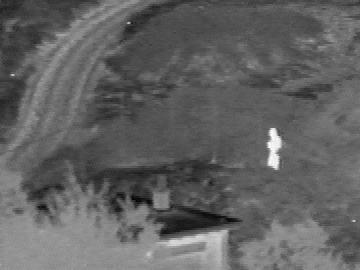
#> input picture images/ir/1.png, 360 x 270 px, found by its file name; its folder holds only this picture in this run
$ python cal_vsm.py
#> lines starting #> are read from the running program, lines starting #| are printed output that depends on the picture
# To generate the weight map in the dataset
import PIL.Image as Image
import numpy as np
import os

# where to generate
ir_dir = r'.\TNO_RoadScene64\Ir'
vis_dir = r'.\TNO_RoadScene64\Vis'
save_dir = r'.\TNO_RoadScene64\W'

name_list = os.listdir(ir_dir)


def calhis(img):
    ret = np.zeros(256, int)
    for i in range(img.shape[0]):
        for j in range(img.shape[1]):
            ret[img[i][j]] += 1
    return ret
def sal(his):
    ret = np.zeros(256, int)
    for i in range(256):
        for j in range(256):
            ret[i] += np.abs(j-i)*his[j]
    return ret

def vsm(img):
    his = np.zeros(256, int)
    for i in range(img.shape[0]):
        for j in range(img.shape[1]):
            his[img[i][j]] += 1
    sal = np.zeros(256, int)
    for i in range(256):
        for j in range(256):
            sal[i] += np.abs(j-i)*his[j]
    map = np.zeros_like(img, int)
    for i in range(256):
        map[np.where(img == i)] = sal[i]
    if map.max()==0:
        return np.zeros_like(img, int)
    return map / (map.max())


def softmax(map1, map2, c):
    exp_x1 = np.exp(map1*c)
    exp_x2 = np.exp(map2*c)
    exp_sum = exp_x1 + exp_x2
    map1 = exp_x1/exp_sum
    map2 = exp_x2/exp_sum
    return map1, map2

for file_name in name_list:
    print(file_name)
    name = file_name.split('.')[0]
    if os.path.isfile(os.path.join(save_dir, name + '.npy')):
        continue
    ir_path = os.path.join(ir_dir, file_name)
    vis_path = os.path.join(vis_dir, file_name)
    img_ir = np.asarray(Image.open(ir_path).convert('L'))
#> img_ir is the input picture: shape (270, 360); min 0, max 255, mean 97.8
    img_vis = np.asarray(Image.open(vis_path).convert('L'))
    map1 = vsm(img_ir)
#> after the loop in vsm, `for i in range(256):`:
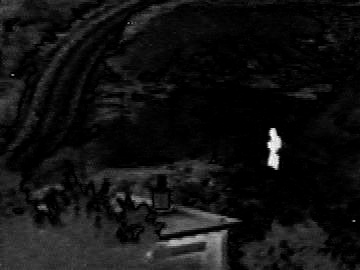
#> map: shape (270, 360) int64; min 2078546, max 15280356, mean 3019932.5; drawn with min black and max white
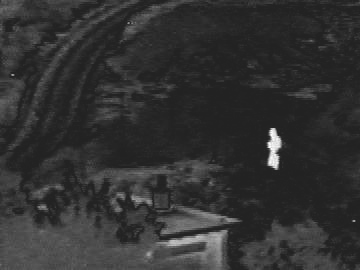
#> map1: shape (270, 360) float64; min 0.136, max 1, mean 0.198
    map2 = vsm(img_vis)
    # Linear transform
    # w1 = 0.5 + 0.5*(map1 - map2)
    # w2 = 0.5 + 0.5*(map2 - map1)

    # Softmax
    w1, w2 = softmax(map1, map2, c=5)
#> in softmax, `exp_x1 = np.exp(map1*c)`:
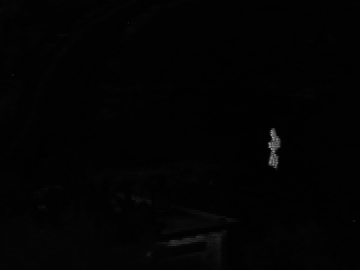
#> exp_x1: shape (270, 360) float64; min 1.97, max 148.4, mean 3.2
#> in softmax, `map1 = exp_x1/exp_sum`: map1: shape (270, 360) float64; every value is 0.5

    w_list = np.stack([w1, w2], 0).astype(np.float16)
    # Save the weight map
    np.save(os.path.join(save_dir, name + '.npy'), w_list)

$ run again, on images/ir/13.png
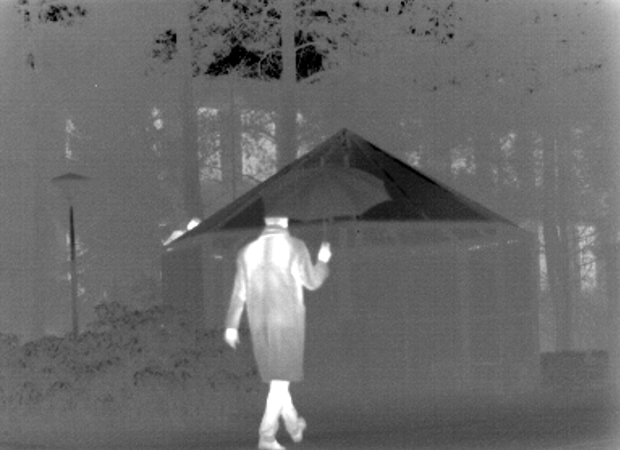
#> input picture images/ir/13.png, 620 x 450 px, found by its file name
#> img_ir is the input picture: shape (450, 620); min 0, max 255, mean 105.7
#> `map1 = vsm(img_ir)`:
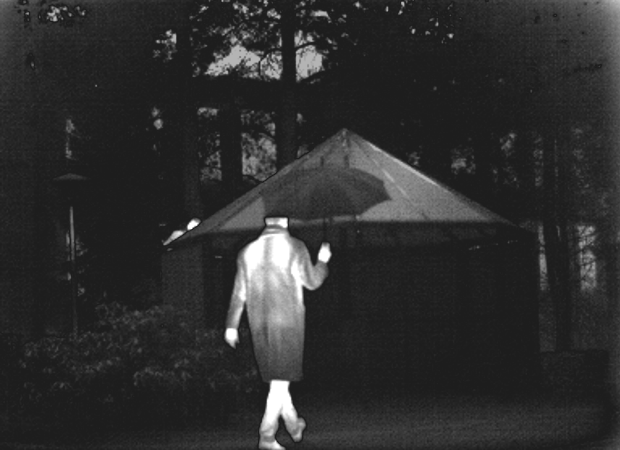
#> map1: shape (450, 620) float64; min 0.115, max 1, mean 0.183
#> in softmax, `exp_x1 = np.exp(map1*c)`:
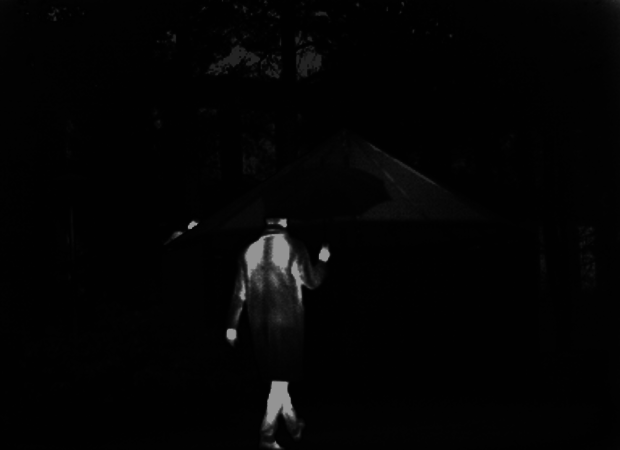
#> exp_x1: shape (450, 620) float64; min 1.78, max 148.4, mean 4.5

$ run again, on images/ir/14.png
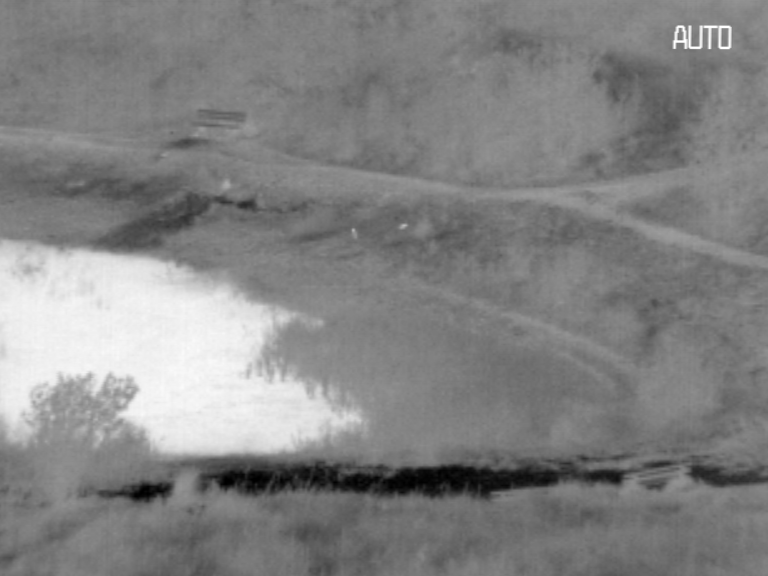
#> input picture images/ir/14.png, 768 x 576 px, found by its file name
#> img_ir is the input picture: shape (576, 768); min 0, max 255, mean 131.3
#> after the loop in vsm, `for i in range(256):`:
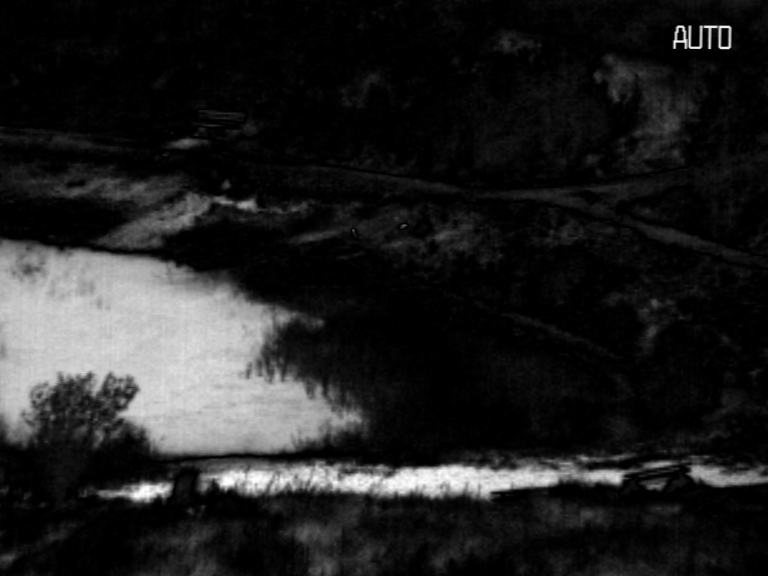
#> map: shape (576, 768) int64; min 10243135, max 58079131, mean 16457803.2; drawn with min black and max white
#> in softmax, `exp_sum = exp_x1 + exp_x2`:
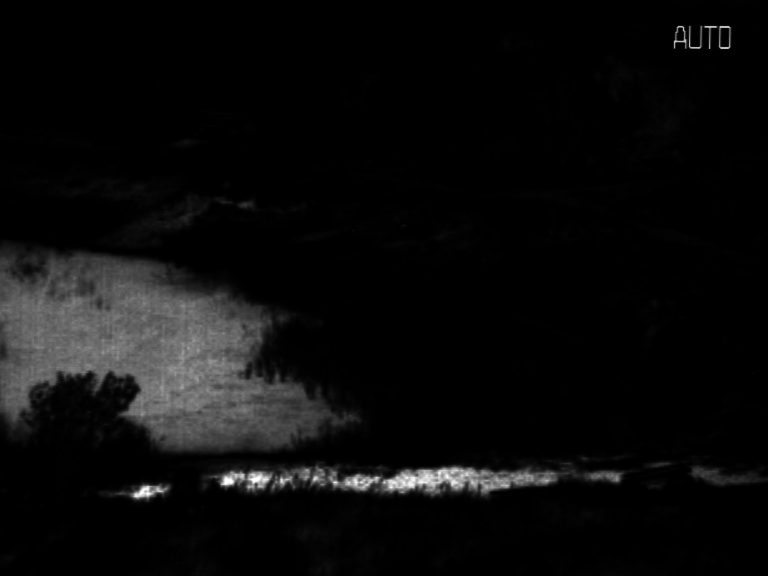
#> exp_sum: shape (576, 768) float64; min 4.83, max 296.8, mean 18.3; drawn with min black and max white

$ run again, on images/ir/15.png
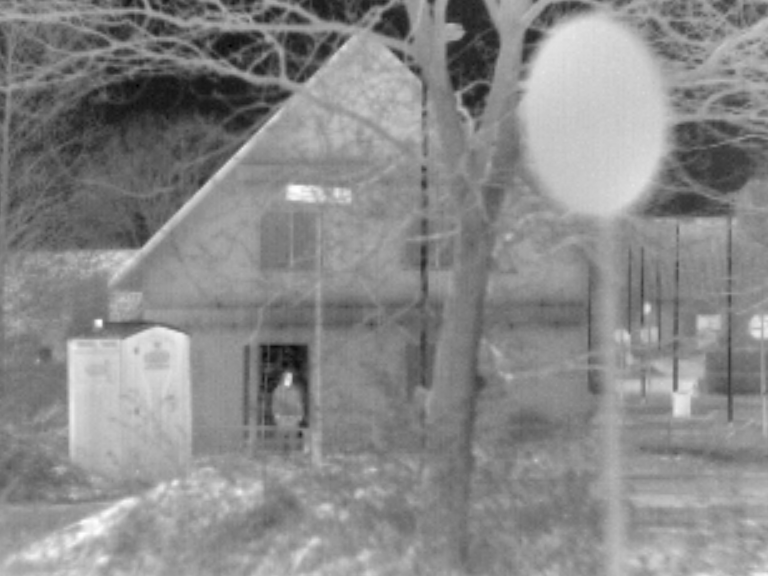
#> input picture images/ir/15.png, 768 x 576 px, found by its file name
#> img_ir is the input picture: shape (576, 768); min 0, max 255, mean 137
#> after the loop in vsm, `for i in range(256):`:
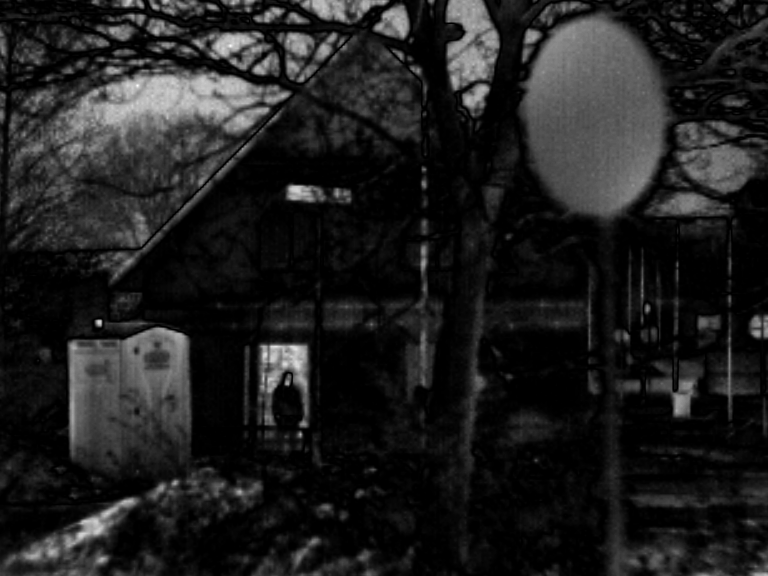
#> map: shape (576, 768) int64; min 12369190, max 60614472, mean 18263305; drawn with min black and max white
#> in softmax, `exp_x1 = np.exp(map1*c)`:
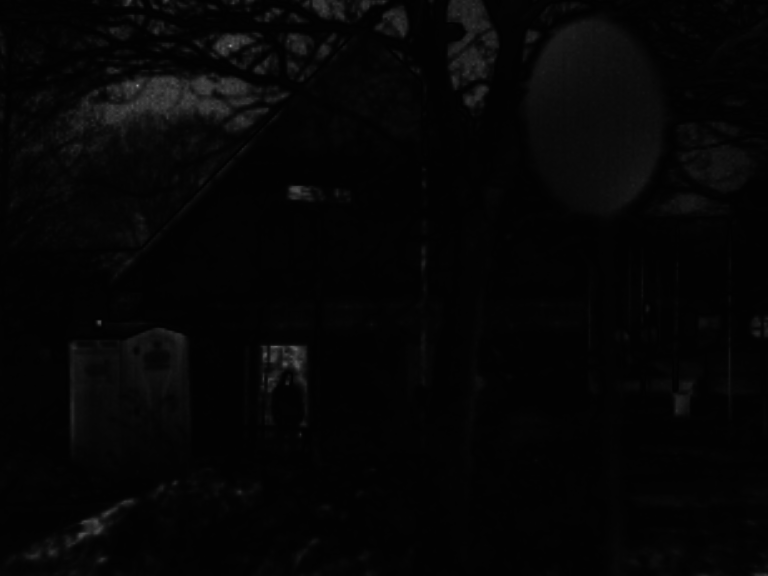
#> exp_x1: shape (576, 768) float64; min 2.77, max 148.4, mean 6

$ run again, on images/ir/10.png
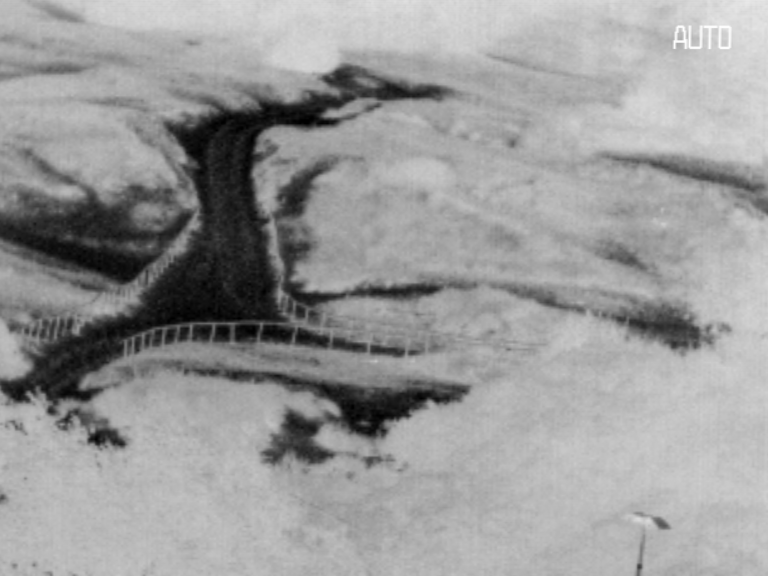
#> input picture images/ir/10.png, 768 x 576 px, found by its file name
#> img_ir is the input picture: shape (576, 768); min 0, max 255, mean 154.2
#> after the loop in vsm, `for i in range(256):`:
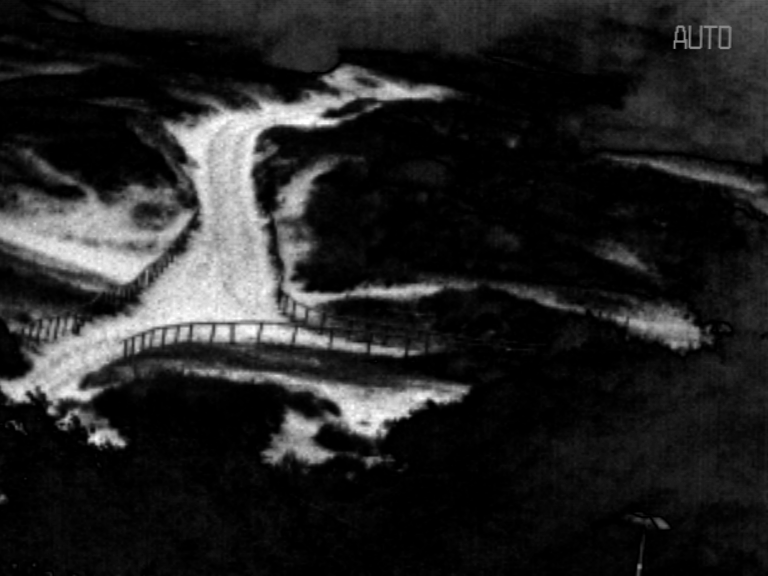
#> map: shape (576, 768) int64; min 14889311, max 68195789, mean 22447229.5; drawn with min black and max white
#> in softmax, `exp_sum = exp_x1 + exp_x2`:
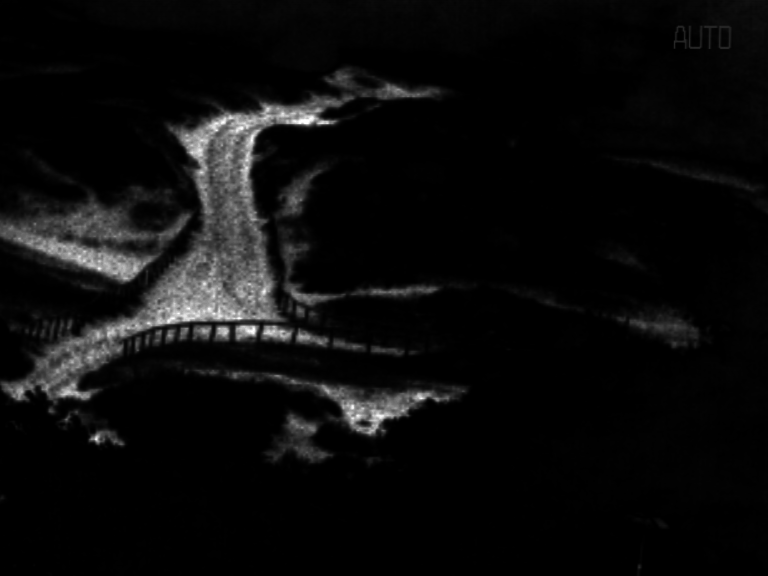
#> exp_sum: shape (576, 768) float64; min 5.96, max 296.8, mean 19.8; drawn with min black and max white
